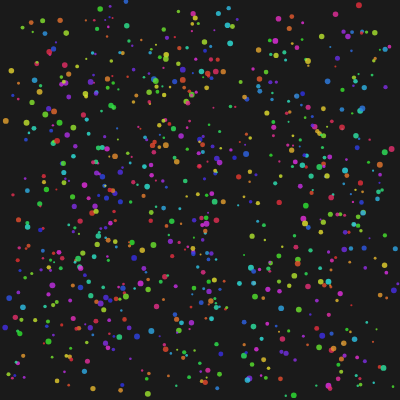
Frame 1 (no input)
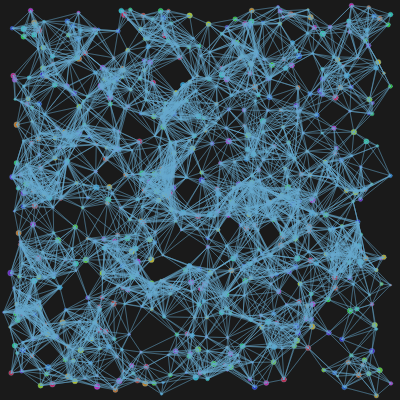
Frame 60 (no input)
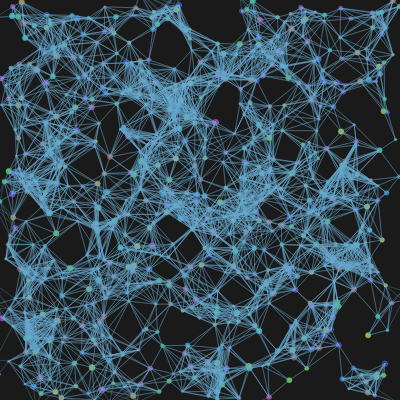
Frame 120 (the mouse pressed at the canvas centre since frame 60)

The p5.js sketch that drew these frames (run headless with seeded random() and noise() and a simulated clock; from frame 60 on, the mouse is pressed at the canvas centre):

// p5.js sketch
// ── sketch.js
let pixels = [];
let grid = [];
let gridSize = 20;
let pulseRadius = 0;
let maxPulseRadius = 100;
let pulseSpeed = 2;
let pulseActive = false;
let patternFormed = false;
let time = 0;

function setup() {
  createCanvas(400, 400);
  colorMode(HSB, 360, 100, 100, 1);
  noStroke();
  
  // Initialize pixels
  for (let i = 0; i < 800; i++) {
    pixels.push({
      x: random(width),
      y: random(height),
      hue: random(360),
      size: random(2, 6),
      speed: random(0.5, 2),
      angle: random(TWO_PI),
      targetX: random(width),
      targetY: random(height),
      formed: false,
      pulse: 0
    });
  }
  
  // Initialize grid for spatial hashing
  let cols = Math.ceil(width / gridSize);
  let rows = Math.ceil(height / gridSize);
  grid = new Array(cols * rows).fill().map(() => []);
}

function draw() {
  background(0, 0, 10);
  time++;
  
  // Update and display pixels
  for (let i = 0; i < pixels.length; i++) {
    let p = pixels[i];
    
    if (!p.formed) {
      // Move toward target
      let dx = p.targetX - p.x;
      let dy = p.targetY - p.y;
      let dist = Math.sqrt(dx * dx + dy * dy);
      
      if (dist < 2) {
        p.formed = true;
        p.targetX = p.x;
        p.targetY = p.y;
      } else {
        p.x += dx * 0.05;
        p.y += dy * 0.05;
      }
    } else {
      // Oscillate
      p.angle += p.speed * 0.02;
      p.x += Math.cos(p.angle) * 0.5;
      p.y += Math.sin(p.angle) * 0.5;
      
      // Occasionally change target for randomness
      if (random() < 0.01) {
        p.targetX = random(width);
        p.targetY = random(height);
      }
    }
    
    // Draw pixel
    fill(p.hue, 80, 90, 0.8);
    ellipse(p.x, p.y, p.size);
  }
  
  // Check for pattern formation
  if (!patternFormed && time > 200) {
    let formedCount = pixels.filter(p => p.formed).length;
    if (formedCount > 750) {
      patternFormed = true;
      pulseActive = true;
      pulseRadius = 0;
    }
  }
  
  // Handle pulsing effect
  if (pulseActive) {
    pulseRadius += pulseSpeed;
    
    if (pulseRadius < maxPulseRadius) {
      // Draw pulse ring
      noFill();
      stroke(200, 100, 100, 0.5);
      ellipse(width/2, height/2, pulseRadius * 2);
      
      // Fade out pixels from center
      let centerX = width / 2;
      let centerY = height / 2;
      for (let i = 0; i < pixels.length; i++) {
        let p = pixels[i];
        let dx = p.x - centerX;
        let dy = p.y - centerY;
        let dist = Math.sqrt(dx * dx + dy * dy);
        
        if (dist < pulseRadius && dist > pulseRadius - 10) {
          fill(p.hue, 80, 90, 0.3);
          ellipse(p.x, p.y, p.size);
        }
      }
    } else {
      // Reset
      pulseActive = false;
      patternFormed = false;
      time = 0;
      
      // Reinitialize
      for (let i = 0; i < pixels.length; i++) {
        let p = pixels[i];
        p.x = random(width);
        p.y = random(height);
        p.hue = random(360);
        p.targetX = random(width);
        p.targetY = random(height);
        p.formed = false;
        p.pulse = 0;
      }
    }
  }
  
  // Spatial hashing for connections
  if (time % 10 === 0) {
    // Clear grid
    let cols = Math.ceil(width / gridSize);
    let rows = Math.ceil(height / gridSize);
    for (let i = 0; i < grid.length; i++) {
      grid[i].length = 0;
    }
    
    // Fill grid
    for (let i = 0; i < pixels.length; i++) {
      let p = pixels[i];
      let col = Math.floor(p.x / gridSize);
      let row = Math.floor(p.y / gridSize);
      
      if (col >= 0 && col < cols && row >= 0 && row < rows) {
        let index = row * cols + col;
        grid[index].push(p);
      }
    }
    
    // Draw connections
    stroke(200, 50, 80, 0.3);
    noFill();
    for (let i = 0; i < pixels.length; i++) {
      let p = pixels[i];
      let col = Math.floor(p.x / gridSize);
      let row = Math.floor(p.y / gridSize);
      
      // Check neighbors
      for (let y = -1; y <= 1; y++) {
        for (let x = -1; x <= 1; x++) {
          let neighborCol = col + x;
          let neighborRow = row + y;
          
          if (neighborCol >= 0 && neighborCol < cols && 
              neighborRow >= 0 && neighborRow < rows) {
            let index = neighborRow * cols + neighborCol;
            for (let j = 0; j < grid[index].length; j++) {
              let other = grid[index][j];
              if (other !== p) {
                let dx = p.x - other.x;
                let dy = p.y - other.y;
                let dist = Math.sqrt(dx * dx + dy * dy);
                
                if (dist < 50) {
                  line(p.x, p.y, other.x, other.y);
                }
              }
            }
          }
        }
      }
    }
  }
}
